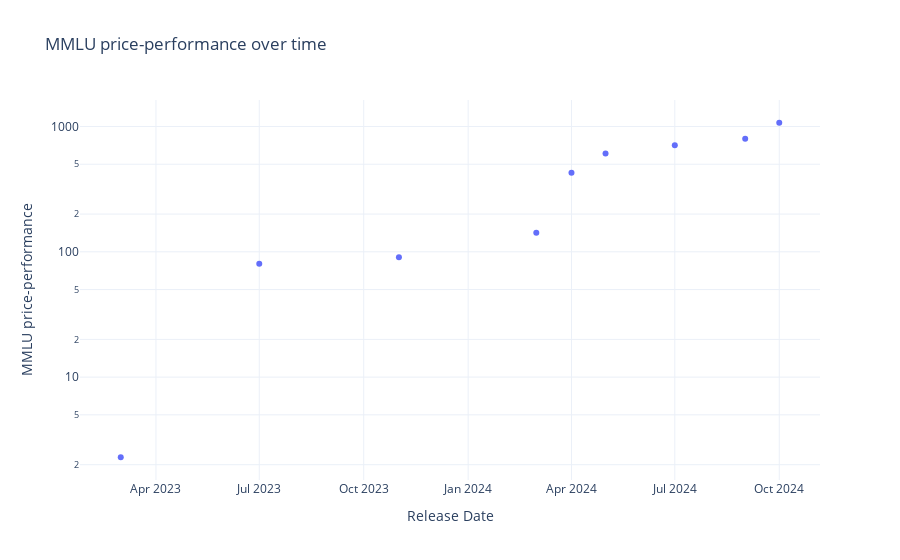

The cell this chart's notebook holds for it:
### Code cell
# Construct a list of 'Model Name' values that were ever in the top-n based on 'MMLU price-performance'
top_n = 1
aa_df = aa_df.sort_values(by='Release Date')
ever_top_n_models = set()

unique_dates = aa_df['Release Date'].sort_values().unique()

for date in unique_dates:
    df_up_to_date = aa_df[aa_df['Release Date'] <= date]
    top_n_models = df_up_to_date.nlargest(top_n, 'MMLU price-performance')
    top_n_model_names = top_n_models['Model Name'].tolist()
    ever_top_n_models.update(top_n_model_names)

ever_top_n_list = sorted(ever_top_n_models)
print(ever_top_n_list)

# Plot top-n models over time
fig = px.scatter(aa_df[aa_df['Model Name'].isin(ever_top_n_list)], x='Release Date', y='MMLU price-performance', title='MMLU price-performance over time', hover_data=['Model Name'])
fig.update_layout(yaxis_type='log')
fig.show()

### Figure 1 — Plotly figure (JSON) as saved in the notebook; plotly's stock layout.template omitted (floating-point values rounded to 4 significant figures)
{"data": [{"customdata": [["GPT-4"], ["Llama-2-Chat-13B"], ["GPT-3.5 Turbo"], ["Claude-3-Haiku"], ["Llama-3-Instruct-8B"], ["Gemini-1.5-Flash-2024-05"], ["Llama-3.1-Instruct-8B"], ["Llama-3.2-Instruct-3B"], ["Gemini-1.5-Flash-8B"]], "hovertemplate": "Release Date=%{x}<br>MMLU price-performance=%{y}<br>Model Name=%{customdata[0]}<extra></extra>", "legendgroup": "", "marker": {"color": "#636efa", "symbol": "circle"}, "mode": "markers", "name": "", "orientation": "v", "showlegend": false, "type": "scatter", "x": ["2023-03-01T00:00:00", "2023-07-01T00:00:00", "2023-11-01T00:00:00", "2024-03-01T00:00:00", "2024-04-01T00:00:00", "2024-05-01T00:00:00", "2024-07-01T00:00:00", "2024-09-01T00:00:00", "2024-10-01T00:00:00"], "xaxis": "x", "y": [2.293, 80.36, 90.67, 142, 426.7, 607.7, 710, 800, 1071.0], "yaxis": "y"}], "layout": {"legend": {"tracegroupgap": 0}, "title": {"text": "MMLU price-performance over time"}, "xaxis": {"anchor": "y", "domain": [0, 1], "title": {"text": "Release Date"}}, "yaxis": {"anchor": "x", "domain": [0, 1], "title": {"text": "MMLU price-performance"}, "type": "log"}}}
